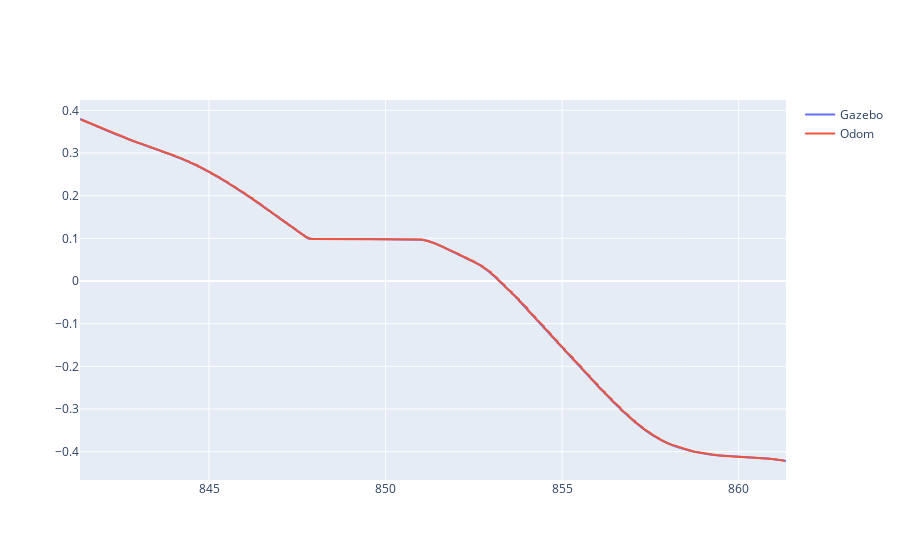
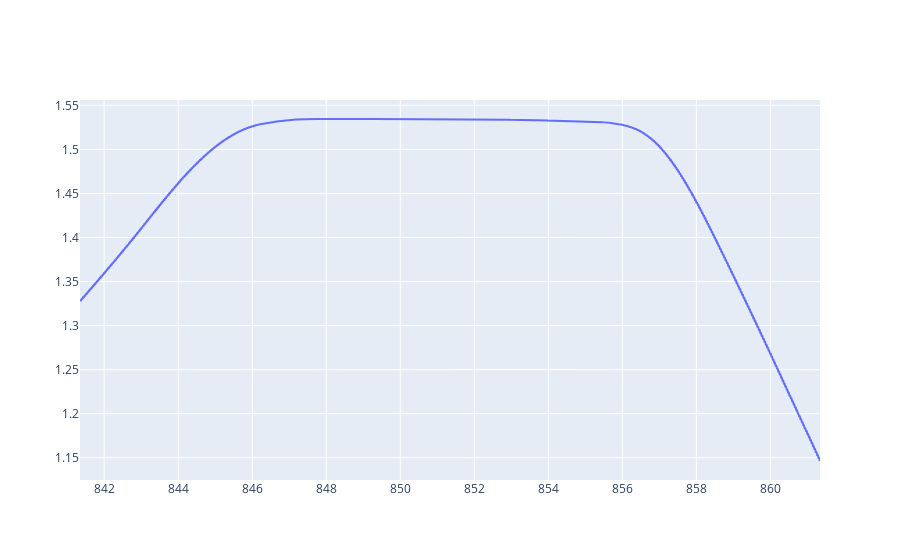

The code cell stored with these charts, in order, in its notebook:
### Code cell
basexfig = go.Figure()
basexfig.add_trace(go.Scatter(x=gazebot, y=gazebox, name="Gazebo"))
basexfig.add_trace(go.Scatter(x=odomt, y=odomx, name="Odom"))
basexfig.show()

baseyfig = go.Figure()
baseyfig.add_trace(go.Scatter(x=gazebot, y=gazeboy))
baseyfig.show()

### Figure 1 — Plotly figure (JSON) as saved in the notebook; plotly's stock layout.template omitted (floating-point values rounded to 4 significant figures; data arrays with more than 128 entries replaced by an {"elided": "..."} marker saying what was removed)
{"data": [{"name": "Gazebo", "type": "scatter", "x": {"elided": "20000 float values"}, "y": {"elided": "20000 float values"}}, {"name": "Odom", "type": "scatter", "x": {"elided": "599 float values"}, "y": {"elided": "599 float values"}}], "layout": {"autosize": true, "xaxis": {"autorange": true, "range": [841.3, 861.3], "type": "linear"}, "yaxis": {"autorange": true, "range": [-0.4665, 0.4242], "type": "linear"}}}

### Figure 2 — Plotly figure (JSON) as saved in the notebook; plotly's stock layout.template omitted (floating-point values rounded to 4 significant figures; data arrays with more than 128 entries replaced by an {"elided": "..."} marker saying what was removed)
{"data": [{"type": "scatter", "x": {"elided": "20000 float values"}, "y": {"elided": "20000 float values"}}], "layout": {"autosize": true, "xaxis": {"autorange": true, "range": [841.3, 861.3], "type": "linear"}, "yaxis": {"autorange": true, "range": [1.125, 1.556], "type": "linear"}}}
